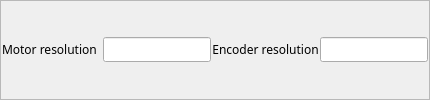
             <widget class="QFrame" name="frame">
              <property name="frameShape">
               <enum>QFrame::StyledPanel</enum>
              </property>
              <property name="frameShadow">
               <enum>QFrame::Raised</enum>
              </property>
              <layout class="QVBoxLayout" name="verticalLayout">
               <property name="spacing">
                <number>1</number>
               </property>
               <property name="margin">
                <number>1</number>
               </property>
               <item>
                <layout class="QHBoxLayout" name="horizontalLayout" stretch="1,1,1,1">
                 <property name="spacing">
                  <number>1</number>
                 </property>
                 <item>
                  <widget class="QLabel" name="label_3">
                   <property name="sizePolicy">
                    <sizepolicy hsizetype="Fixed" vsizetype="Preferred">
                     <horstretch>0</horstretch>
                     <verstretch>0</verstretch>
                    </sizepolicy>
                   </property>
                   <property name="minimumSize">
                    <size>
                     <width>100</width>
                     <height>0</height>
                    </size>
                   </property>
                   <property name="font">
                    <font>
                     <family>Abyssinica SIL</family>
                     <pointsize>9</pointsize>
                    </font>
                   </property>
                   <property name="text">
                    <string>Motor resolution</string>
                   </property>
                  </widget>
                 </item>
                 <item>
                  <widget class="QELineEdit" name="qelineedit">
                   <property name="sizePolicy">
                    <sizepolicy hsizetype="Minimum" vsizetype="Fixed">
                     <horstretch>0</horstretch>
                     <verstretch>0</verstretch>
                    </sizepolicy>
                   </property>
                   <property name="minimumSize">
                    <size>
                     <width>80</width>
                     <height>0</height>
                    </size>
                   </property>
                   <property name="font">
                    <font>
                     <family>Abyssinica SIL</family>
                     <pointsize>9</pointsize>
                    </font>
                   </property>
                   <property name="variable" stdset="0">
                    <string>$(DMC)$(M).MRES</string>
                   </property>
                   <property name="addUnits">
                    <bool>true</bool>
                   </property>
                  </widget>
                 </item>
                 <item>
                  <widget class="QLabel" name="label_4">
                   <property name="sizePolicy">
                    <sizepolicy hsizetype="Preferred" vsizetype="Preferred">
                     <horstretch>0</horstretch>
                     <verstretch>0</verstretch>
                    </sizepolicy>
                   </property>
                   <property name="font">
                    <font>
                     <family>Abyssinica SIL</family>
                     <pointsize>9</pointsize>
                    </font>
                   </property>
                   <property name="text">
                    <string>Encoder resolution</string>
                   </property>
                   <property name="alignment">
                    <set>Qt::AlignCenter</set>
                   </property>
                  </widget>
                 </item>
                 <item>
                  <widget class="QELineEdit" name="qelineedit_2">
                   <property name="sizePolicy">
                    <sizepolicy hsizetype="Minimum" vsizetype="Fixed">
                     <horstretch>0</horstretch>
                     <verstretch>0</verstretch>
                    </sizepolicy>
                   </property>
                   <property name="minimumSize">
                    <size>
                     <width>0</width>
                     <height>0</height>
                    </size>
                   </property>
                   <property name="font">
                    <font>
                     <family>Abyssinica SIL</family>
                     <pointsize>9</pointsize>
                    </font>
                   </property>
                   <property name="variable" stdset="0">
                    <string>$(DMC)$(M).ERES</string>
                   </property>
                   <property name="addUnits">
                    <bool>true</bool>
                   </property>
                  </widget>
                 </item>
                </layout>
               </item>
              </layout>
             </widget>
